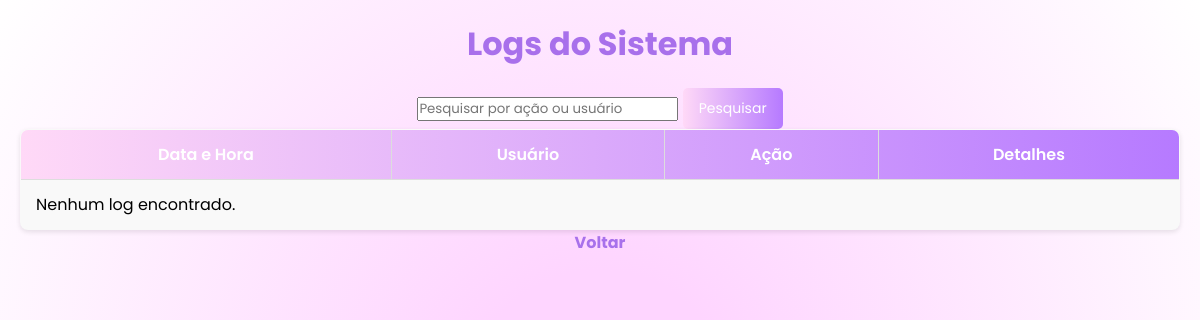
Before: /log.php (signed in) with the older database file.
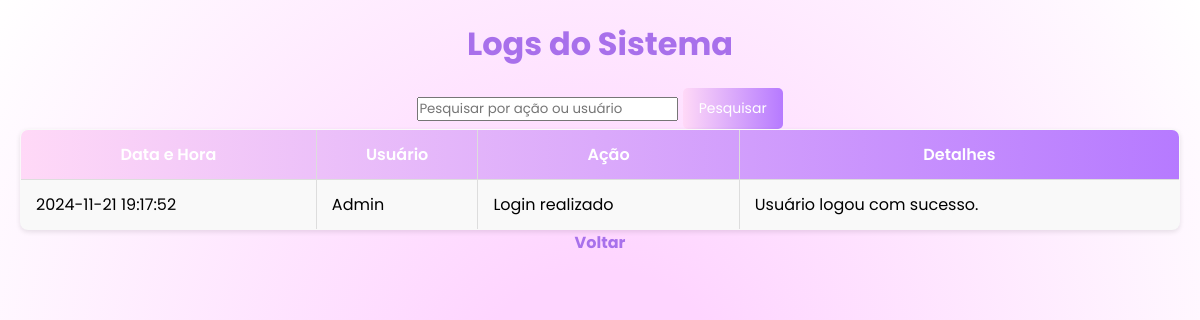
After: the same page with the newer database file.
### tables this page shows
CREATE TABLE `logs` (
  `id` int(11) NOT NULL,
  `usuario_id` int(11) DEFAULT NULL,
  `acao` varchar(255) NOT NULL,
  `detalhes` text DEFAULT NULL,
  `data_hora` datetime DEFAULT current_timestamp()
);

CREATE TABLE `usuarios` (
  `id` int(11) NOT NULL,
  `nome` varchar(100) NOT NULL,
  `email` varchar(100) NOT NULL,
  `senha` varchar(255) NOT NULL,
  `pergunta1` varchar(255) DEFAULT NULL,
  `resposta1` varchar(255) DEFAULT NULL,
  `resposta2` varchar(255) DEFAULT NULL,
  `pergunta2` varchar(255) DEFAULT NULL,
  `pergunta3` varchar(255) DEFAULT NULL,
  `resposta3` varchar(255) DEFAULT NULL,
  `data_nascimento` date NOT NULL,
  `sexo` varchar(255) DEFAULT NULL,
  `nome_materno` varchar(255) DEFAULT NULL,
  `cpf` int(11) DEFAULT NULL,
  `telefone_celular` int(11) DEFAULT NULL,
  `telefone_fixo` int(11) DEFAULT NULL,
  `cep` int(11) DEFAULT NULL,
  `endereco_completo` varchar(255) DEFAULT NULL,
  `login` varchar(100) DEFAULT NULL,
  `tipo_usuario` enum('master','comum') DEFAULT 'comum'
);

### log.php (the view, shortened to what this page needs)
<?php
require 'db.php';
$pesquisa = isset($_GET['pesquisa']) ? $_GET['pesquisa'] : '';
$sql = "SELECT l.*, u.nome AS usuario_nome
        FROM logs l
        LEFT JOIN usuarios u ON l.usuario_id = u.id
        WHERE l.acao LIKE :pesquisa OR u.nome LIKE :pesquisa
        ORDER BY l.data_hora DESC";
$stmt = $pdo->prepare($sql);
$stmt->execute([':pesquisa' => '%' . $pesquisa . '%']);
$logs = $stmt->fetchAll(PDO::FETCH_ASSOC);
?>
<!DOCTYPE html>
<html lang="pt-br">
<head>
    <link rel="stylesheet" href="log.css">
</head>
<body>
    <h1>Logs do Sistema</h1>
    <form method="GET">
        <input type="text" name="pesquisa" placeholder="Pesquisar por ação ou usuário" value="<?= htmlspecialchars($pesquisa) ?>">
        <button type="submit">Pesquisar</button>
    </form>
    <table border="1">
        <thead>
            <tr>
                <th>Data e Hora</th>
                <th>Usuário</th>
                <th>Ação</th>
                <th>Detalhes</th>
            </tr>
        </thead>
        <tbody>
            <?php if ($logs): ?>
                <?php foreach ($logs as $log): ?>
                    <tr>
                        <td><?= htmlspecialchars($log['data_hora']) ?></td>
                        <td><?= htmlspecialchars($log['usuario_nome'] ?? 'Sistema') ?></td>
                        <td><?= htmlspecialchars($log['acao']) ?></td>
                        <td><?= htmlspecialchars($log['detalhes']) ?></td>
                    </tr>
                <?php endforeach; ?>
            <?php else: ?>
                <tr>
                    <td colspan="4">Nenhum log encontrado.</td>
                </tr>
            <?php endif; ?>
        </tbody>
    </table>
    <a href="index.php">Voltar</a>
</body>
</html>

### log.css (style rules this page uses)
* { font-family: 'Poppins', sans-serif; margin: 0; padding: 0; box-sizing: border-box; }
body { transition: background-color 0.5s, color 0.5s; background: rgb(254,213,255); background: radial-gradient(circle, rgba(254,213,255,1) 18%, rgba(255,255,255,1) 100%); color: black; display: flex; flex-direction: column; justify-content: flex-start; align-items: center; min-height: 100vh; margin: 0; padding: 20px; }
h1 { text-align: center; color: #a870eb; font-weight: bold; }
table { width: 100%; border-collapse: collapse; text-align: left; background-color: #f9f9f9; border-radius: 8px; overflow: hidden; box-shadow: 0 2px 5px rgba(0, 0, 0, 0.1); }
table thead { background: rgb(255, 217, 247); background: linear-gradient(90deg, rgba(255, 217, 247, 1) 0%, rgba(182, 122, 255, 1) 100%); color: white; }
table th, table td { padding: 12px 15px; border: 1px solid #ddd; }
table th { text-align: center; font-weight: 600; }
button { padding: 10px 16px; border-radius: 5px; border: none; cursor: pointer; font-size: 14px; color: white; background: rgb(255, 217, 247); background: linear-gradient(90deg, rgba(255, 217, 247, 1) 0%, rgba(182, 122, 255, 1) 100%); transition: transform 0.3s, background-color 0.3s; display: inline-block; margin-top: 20px; }
a { color: rgb(168,113,235); text-decoration: none; font-weight: bold; }

Changed rows visible on the page:
added logs: data_hora "2024-11-21 19:17:52", usuario.nome "Admin", acao "Login realizado", detalhes "Usuário logou com sucesso."
Other visible differences:
text no longer shown: "Nenhum log encontrado."
